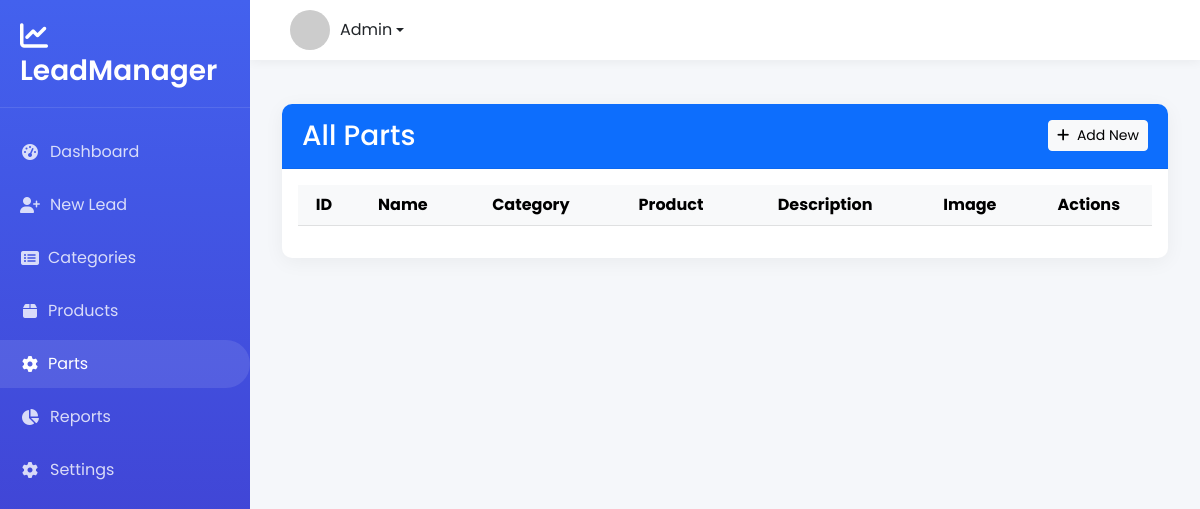
Before: /parts/ with the older database file.
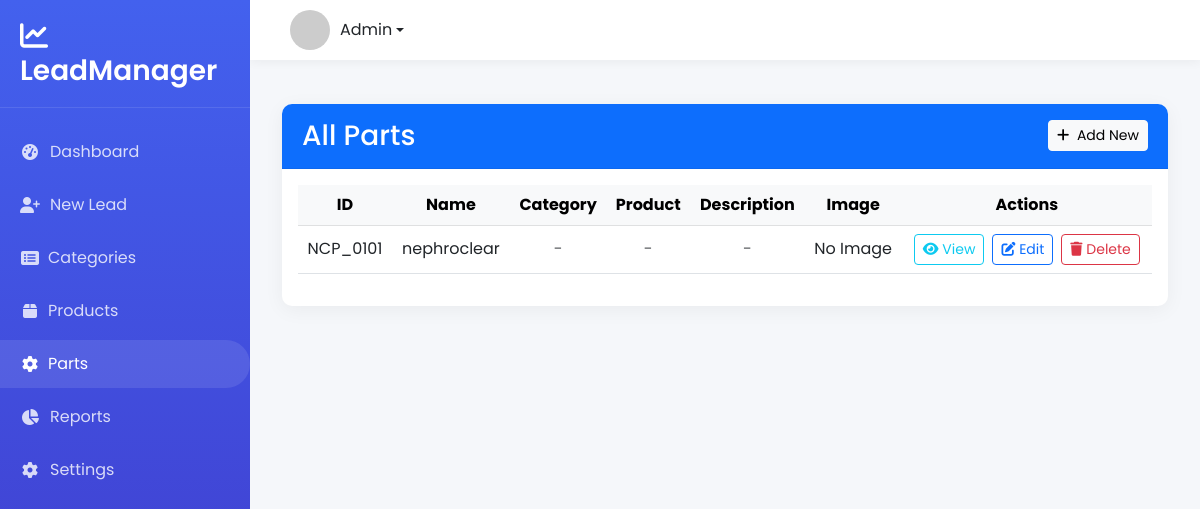
After: the same page with the newer database file.
### leads/models.py (models this page shows, shortened)
class Parts(models.Model):
    id = models.CharField(max_length=100, primary_key=True)
    name = models.CharField(max_length=200)
    category = models.ForeignKey(Category, on_delete=models.SET_NULL, null=True, blank=True)
    product = models.ForeignKey(Product, on_delete=models.SET_NULL, null=True, blank=True)
    description = models.TextField(blank=True, null=True)
    parts_image = models.ImageField(upload_to='parts_images/', blank=True, null=True)
    created_at = models.DateTimeField(auto_now_add=True)
    updated_at = models.DateTimeField(auto_now=True)
    class Meta:
        verbose_name = "Parts"
        verbose_name_plural = "Parts"
        ordering = ['-created_at']

### leads/views.py (the view)
# urls.py: path('parts/', views.parts_list, name='parts_list'),
def parts_list(request):
    parts_list = Parts.objects.all()
    return render(request, 'parts_list.html', {'parts_list': parts_list})

### leads/templates/parts_list.html (shortened to what this page needs)
{% extends "base.html" %}
{% block content %}
<div class="container mt-4">
    <div class="card">
        <div class="card-header bg-primary text-white d-flex justify-content-between align-items-center">
            <h3 class="mb-0">All Parts</h3>
            <a href="{% url 'add_parts' %}" class="btn btn-light btn-sm">
                <i class="fas fa-plus me-1"></i> Add New
            </a>
        </div>
        <div class="card-body">
            <div class="table-responsive">
                <table class="table table-hover align-middle text-center">
                    <thead class="table-light">
                        <tr>
                            <th>ID</th>
                            <th>Name</th>
                            <th>Category</th>
                            <th>Product</th>
                            <th>Description</th>
                            <th>Image</th>
                            <th>Actions</th>
                        </tr>
                    </thead>
                    <tbody>
                        {% for parts in parts_list %}
                        <tr>
                            <td>{{ parts.id }}</td>
                            <td>{{ parts.name }}</td>
                            <td>
                                {% if parts.category %}
                                    {{ parts.category.name }}
                                {% else %}
                                    <span class="text-muted">-</span>
                                {% endif %}
                            </td>
                            <td>
                                {% if parts.product %}
                                    {{ parts.product.name }}
                                {% else %}
                                    <span class="text-muted">-</span>
                                {% endif %}
                            </td>
                            <td>
                                {% if parts.description %}
                                    {{ parts.description|truncatechars:30 }}
                                {% else %}
                                    <span class="text-muted">-</span>
                                {% endif %}
                            </td>
                            <td>
                                {% if parts.parts_image %}
                                    <img src="{{ parts.parts_image.url }}" width="50" height="50" class="img-thumbnail">
                                {% else %}
                                    No Image
                                {% endif %}
                            </td>
                            <td>
                                <div class="d-flex gap-2 justify-content-center flex-wrap">
                                    <a href="{% url 'parts_detail' parts.id %}" class="btn btn-sm btn-outline-info">
                                        <i class="fas fa-eye"></i> View
                                    </a>
                                    <a href="{% url 'edit_parts' parts.id %}" class="btn btn-sm btn-outline-primary">
                                        <i class="fas fa-edit"></i> Edit
                                    </a>
                                    <button type="button" class="btn btn-sm btn-outline-danger"
                                            onclick="confirmDelete('{{ parts.id }}', '{{ parts.name }}')">
                                        <i class="fas fa-trash"></i> Delete
                                    </button>
                                </div>
                            </td>
                        </tr>
                        {% endfor %}
                    </tbody>
                </table>
            </div>
        </div>
    </div>
</div>
{% endblock %}

Changed rows visible on the page:
added Parts: id "NCP_0101", name "nephroclear", parts_image "No Image"
